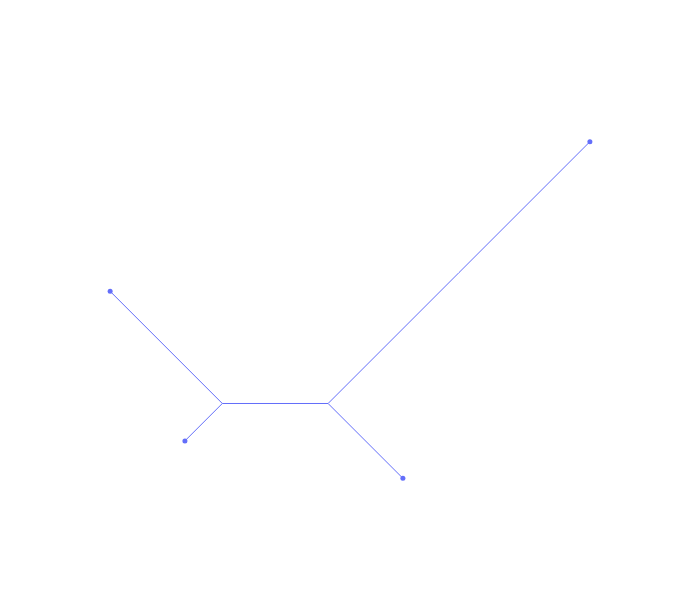

Notebook source saved alongside this figure:
### Code cell
anjl.plot_equal_angle(Z, leaf_data=leaf_data, hover_name="name")

### Figure 1 — Plotly figure (JSON) as saved in the notebook; plotly's stock layout.template omitted (floating-point values rounded to 4 significant figures)
{"data": [{"hovertemplate": "x=%{x}<br>y=%{y}<extra></extra>", "legendgroup": "", "line": {"color": "#636efa", "dash": "solid", "width": 1}, "marker": {"symbol": "circle"}, "mode": "lines", "name": "", "orientation": "v", "showlegend": false, "type": "scatter", "x": [0, 2.475, null, 0, -2.475, null, -2.475, -1.061, null, -2.475, -4.475, null, -4.475, -5.182, null, -4.475, -6.596, null], "xaxis": "x", "y": [0, 2.475, null, 0, -2.475, null, -2.475, -3.889, null, -2.475, -2.475, null, -2.475, -3.182, null, -2.475, -0.3536, null], "yaxis": "y"}, {"hovertemplate": "<b>%{hovertext}</b><br><br>x=%{x}<br>y=%{y}<extra></extra>", "hovertext": ["B", "A", "C", "D"], "legendgroup": "", "marker": {"color": "#636efa", "size": 5, "symbol": "circle"}, "mode": "markers", "name": "", "orientation": "v", "showlegend": false, "type": "scatter", "x": [-6.596, -5.182, -1.061, 2.475], "xaxis": "x", "y": [-0.3536, -3.182, -3.889, 2.475], "yaxis": "y"}], "layout": {"height": 600, "legend": {"itemsizing": "constant", "tracegroupgap": 0}, "width": 700, "xaxis": {"autorange": true, "domain": [0, 1], "mirror": false, "range": [-7.166, 3.044], "showgrid": false, "showline": false, "showticklabels": false, "ticks": "", "title": {}, "type": "linear"}, "yaxis": {"autorange": true, "domain": [0, 1], "mirror": false, "range": [-4.678, 3.264], "scaleanchor": "x", "scaleratio": 1, "showgrid": false, "showline": false, "showticklabels": false, "ticks": "", "title": {}, "type": "linear"}}}
